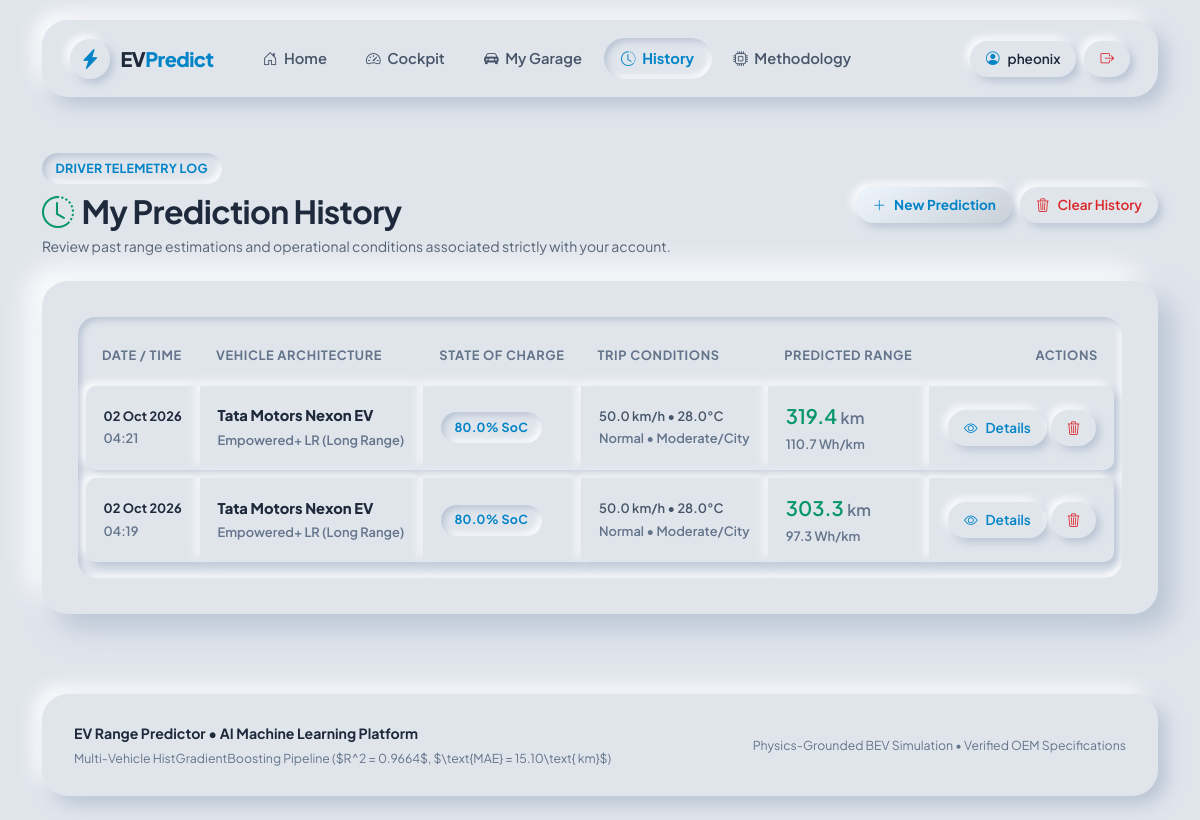
Screenshot of /history (signed in) with the database file from the repository.
### app.py (models this page shows, shortened)
class User(UserMixin, db.Model):
    __tablename__ = 'users'
    id = db.Column(db.Integer, primary_key=True)
    username = db.Column(db.String(80), unique=True, nullable=False)
    email = db.Column(db.String(120), unique=True, nullable=False)
    password_hash = db.Column(db.String(256), nullable=False)
    created_at = db.Column(db.DateTime, default=datetime.utcnow)
    saved_vehicles = db.relationship('SavedVehicle', backref='owner', cascade='all, delete-orphan', lazy=True)
    predictions = db.relationship('Prediction', backref='user', cascade='all, delete-orphan', lazy=True)

class Prediction(db.Model):
    __tablename__ = 'predictions'
    id = db.Column(db.Integer, primary_key=True)
    user_id = db.Column(db.Integer, db.ForeignKey('users.id', ondelete='CASCADE'), nullable=False)
    saved_vehicle_id = db.Column(db.Integer, db.ForeignKey('saved_vehicles.id', ondelete='SET NULL'), nullable=True)
    variant_id = db.Column(db.String(100), nullable=False)
    manufacturer = db.Column(db.String(100), nullable=False)
    model = db.Column(db.String(100), nullable=False)
    variant_name = db.Column(db.String(150), nullable=False)
    battery_capacity_kwh = db.Column(db.Float, nullable=False)
    battery_chemistry = db.Column(db.String(30), nullable=False)
    motor_power_kw = db.Column(db.Float, nullable=True)
    curb_weight_kg = db.Column(db.Float, nullable=True)
    drivetrain = db.Column(db.String(20), nullable=True)
    body_type = db.Column(db.String(50), nullable=True)
    official_range_km = db.Column(db.Float, nullable=True)
    test_cycle = db.Column(db.String(30), default='WLTP/ARAI')
    battery_percentage = db.Column(db.Float, nullable=False)
    average_speed = db.Column(db.Float, nullable=False)
    ambient_temperature = db.Column(db.Float, nullable=False)
    traffic_condition = db.Column(db.String(50), nullable=False)
    terrain = db.Column(db.String(50), nullable=False)
    driving_style = db.Column(db.String(50), nullable=False)
    hvac_usage = db.Column(db.String(50), nullable=False)
    passenger_count = db.Column(db.Integer, nullable=False)
    battery_age = db.Column(db.Float, nullable=False)
    tyre_pressure_status = db.Column(db.String(50), nullable=False)
    predicted_range = db.Column(db.Float, nullable=False)
    usable_energy = db.Column(db.Float, nullable=False)
    efficiency_wh_km = db.Column(db.Float, nullable=False)
    theoretical_full_range = db.Column(db.Float, nullable=False)
    range_vs_official_pct = db.Column(db.Float, nullable=True)
    ood_warning = db.Column(db.String(255), nullable=True)
    created_at = db.Column(db.DateTime, default=datetime.utcnow)

### app.py (the view)
@app.route('/history')
@login_required
def history():
    user_id = current_user.id
    predictions = Prediction.query.filter_by(user_id=user_id).order_by(Prediction.created_at.desc()).all()
    return render_template('history.html', predictions=predictions)

### app.py (called while the page is built)
@login_manager.user_loader
def load_user(user_id):
    try:
        return db.session.get(User, int(user_id))
    except Exception:
        return None

@app.context_processor
def inject_user_context():
    return {
        'current_user': current_user,
        'is_authenticated': current_user.is_authenticated,
        'endpoint': request.endpoint or ''
    }

### templates/history.html (shortened to what this page needs)
{% extends 'base.html' %}
{% block content %}
<div class="container py-4">
    <div class="d-flex flex-wrap justify-content-between align-items-center mb-4 gap-3">
        <div>
            <span class="neo-badge neo-badge-inset text-neo-accent text-uppercase letter-spacing-1 mb-2">Driver Telemetry Log</span>
            <h2 class="fw-extrabold text-neo-primary mb-1">
                <i class="bi bi-clock-history text-neo-emerald me-2"></i>My Prediction History
            </h2>
            <p class="text-neo-secondary small mb-0">Review past range estimations and operational conditions associated strictly with your account.</p>
        </div>
        <div class="d-flex gap-2">
            <a href="{{ url_for('dashboard') }}" class="btn-neo btn-neo-primary btn-neo-pill">
                <i class="bi bi-plus-lg"></i> New Prediction
            </a>
            {% if predictions %}
                <form method="POST" action="{{ url_for('history_clear') }}" onsubmit="return confirm('Clear your entire prediction history?');">
                    <button type="submit" class="btn-neo btn-neo-pill text-neo-danger">
                        <i class="bi bi-trash3"></i> Clear History
                    </button>
                </form>
            {% endif %}
        </div>
    </div>
    {% if predictions %}
        <div class="neo-card neo-card-lg">
            <div class="neo-table-wrapper">
                <table class="neo-table">
                    <thead>
                        <tr>
                            <th>Date / Time</th>
                            <th>Vehicle Architecture</th>
                            <th>State of Charge</th>
                            <th>Trip Conditions</th>
                            <th>Predicted Range</th>
                            <th class="text-end">Actions</th>
                        </tr>
                    </thead>
                    <tbody>
                        {% for p in predictions %}
                            <tr>
                                <td>
                                    <span class="small fw-bold text-neo-primary d-block">{{ p.created_at.strftime('%d %b %Y') }}</span>
                                    <span class="small text-neo-muted">{{ p.created_at.strftime('%H:%M') }}</span>
                                </td>
                                <td>
                                    <strong class="text-neo-primary d-block">{{ p.manufacturer }} {{ p.model }}</strong>
                                    <span class="small text-neo-muted">{{ p.variant_name }}</span>
                                </td>
                                <td>
                                    <span class="neo-badge neo-badge-inset text-neo-accent fw-bold">{{ p.battery_percentage }}% SoC</span>
                                </td>
                                <td>
                                    <span class="small text-neo-secondary d-block">{{ p.average_speed }} km/h &bull; {{ p.ambient_temperature }}°C</span>
                                    <span class="small text-neo-muted">{{ p.driving_style }} &bull; {{ p.traffic_condition }}</span>
                                </td>
                                <td>
                                    <div class="fs-5 fw-extrabold text-neo-emerald">
                                        {{ p.predicted_range }} <small class="fs-6 text-neo-muted">km</small>
                                    </div>
                                    <span class="small text-neo-muted">{{ p.efficiency_wh_km }} Wh/km</span>
                                </td>
                                <td class="text-end">
                                    <div class="d-inline-flex gap-1">
                                        <button type="button" class="btn-neo btn-neo-pill small text-neo-accent" onclick="showHistoryModal({{ p.id }})" title="View complete telemetry details">
                                            <i class="bi bi-eye"></i> Details
                                        </button>
                                        <form method="POST" action="{{ url_for('history_delete', prediction_id=p.id) }}" class="d-inline" onsubmit="return confirm('Delete this prediction record?');">
                                            <button type="submit" class="btn-neo btn-neo-pill small text-neo-danger" title="Delete record">
                                                <i class="bi bi-trash3"></i>
                                            </button>
                                        </form>
                                    </div>
                                </td>
                            </tr>
                        {% endfor %}
                    </tbody>
                </table>
            </div>
        </div>
    {% endif %}
</div>
{% endblock %}

### templates/base.html (shortened to what this page needs)
<!DOCTYPE html>
<html lang="en">
<head>
    <link href="https://cdn.jsdelivr.net/npm/bootstrap@5.3.3/dist/css/bootstrap.min.css" rel="stylesheet">
    <link href="https://cdn.jsdelivr.net/npm/bootstrap-icons@1.11.3/font/bootstrap-icons.min.css" rel="stylesheet">
    <link rel="stylesheet" href="{{ url_for('static', filename='css/style.css') }}">
</head>
<body class="d-flex flex-column min-vh-100">
    <div class="container">
        <nav class="navbar navbar-expand-lg neo-navbar">
            <div class="container-fluid px-0">
                <a class="navbar-brand neo-brand" href="{{ url_for('home') }}">
                    <div class="neo-brand-icon">
                        <i class="bi bi-lightning-charge-fill fs-5"></i>
                    </div>
                    <span>EV<span class="text-neo-accent">Predict</span></span>
                </a>
                <div class="collapse navbar-collapse mt-3 mt-lg-0" id="neoNavContent">
                    <ul class="navbar-nav me-auto mb-2 mb-lg-0 gap-1 ps-lg-3">
                        <li class="nav-item">
                            <a class="nav-link neo-nav-link {% if endpoint == 'home' %}active{% endif %}" href="{{ url_for('home') }}">
                                <i class="bi bi-house-door"></i> Home
                            </a>
                        </li>
                        {% if is_authenticated %}
                            <li class="nav-item">
                                <a class="nav-link neo-nav-link {% if endpoint == 'dashboard' %}active{% endif %}" href="{{ url_for('dashboard') }}">
                                    <i class="bi bi-speedometer2"></i> Cockpit
                                </a>
                            </li>
                            <li class="nav-item">
                                <a class="nav-link neo-nav-link {% if endpoint == 'garage' %}active{% endif %}" href="{{ url_for('garage') }}">
                                    <i class="bi bi-car-front-fill"></i> My Garage
                                </a>
                            </li>
                            <li class="nav-item">
                                <a class="nav-link neo-nav-link {% if endpoint == 'history' %}active{% endif %}" href="{{ url_for('history') }}">
                                    <i class="bi bi-clock-history"></i> History
                                </a>
                            </li>
                        {% endif %}
                        <li class="nav-item">
                            <a class="nav-link neo-nav-link {% if endpoint == 'about' %}active{% endif %}" href="{{ url_for('about') }}">
                                <i class="bi bi-cpu"></i> Methodology
                            </a>
                        </li>
                    </ul>
                    <div class="d-flex align-items-center gap-2 mt-3 mt-lg-0">
                        {% if is_authenticated %}
                            <a href="{{ url_for('profile') }}" class="btn-neo btn-neo-pill {% if endpoint == 'profile' %}active{% endif %}">
                                <i class="bi bi-person-circle text-neo-accent"></i>
                                <span>{{ current_user.username }}</span>
                            </a>
                            <a href="{{ url_for('logout') }}" class="btn-neo btn-neo-pill text-neo-danger" title="Logout">
                                <i class="bi bi-box-arrow-right"></i>
                            </a>
                        {% endif %}
                    </div>
                </div>
            </div>
        </nav>
    </div>
    <main class="flex-grow-1">
        {% block content %}{% endblock %}
    </main>
    <div class="container">
        <footer class="neo-footer">
            <div class="d-flex flex-wrap justify-content-between align-items-center gap-3">
                <div class="text-start">
                    <strong class="text-neo-primary">EV Range Predictor &bull; AI Machine Learning Platform</strong>
                    <div class="text-neo-muted small mt-1">Multi-Vehicle HistGradientBoosting Pipeline ($R^2 = 0.9664$, $\text{MAE} = 15.10\text{ km}$)</div>
                </div>
                <div class="text-end small text-neo-muted">
                    <span>Physics-Grounded BEV Simulation</span> &bull; <span>Verified OEM Specifications</span>
                </div>
            </div>
        </footer>
    </div>
</body>
</html>

### rows the page displays
User: username "pheonix"
Prediction: created_at "02 Oct 2026", created_at "04:21", manufacturer "Tata Motors", model "Nexon EV", variant_name "Empowered+ LR (Long Range)", battery_percentage "80.0", average_speed "50.0", ambient_temperature "28.0", driving_style "Normal", traffic_condition "Moderate/City", predicted_range "319.4", efficiency_wh_km "110.7"
Prediction: created_at "02 Oct 2026", created_at "04:19", manufacturer "Tata Motors", model "Nexon EV", variant_name "Empowered+ LR (Long Range)", battery_percentage "80.0", average_speed "50.0", ambient_temperature "28.0", driving_style "Normal", traffic_condition "Moderate/City", predicted_range "303.3", efficiency_wh_km "97.3"
